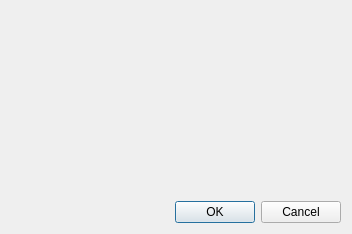
<?xml version="1.0" encoding="UTF-8"?>
<ui version="4.0">
 <class>LJAccountConfigurationDialog</class>
 <widget class="QDialog" name="LJAccountConfigurationDialog">
  <property name="geometry">
   <rect>
    <x>0</x>
    <y>0</y>
    <width>352</width>
    <height>234</height>
   </rect>
  </property>
  <property name="windowTitle">
   <string>Create account</string>
  </property>
  <layout class="QGridLayout" name="gridLayout">
   <item row="1" column="0">
    <widget class="QDialogButtonBox" name="buttonBox">
     <property name="orientation">
      <enum>Qt::Horizontal</enum>
     </property>
     <property name="standardButtons">
      <set>QDialogButtonBox::Cancel|QDialogButtonBox::Ok</set>
     </property>
    </widget>
   </item>
   <item row="0" column="0">
    <widget class="LC::Blogique::Metida::LJAccountConfigurationWidget" name="ConfWidget_" native="true"/>
   </item>
  </layout>
 </widget>
 <customwidgets>
  <customwidget>
   <class>LC::Blogique::Metida::LJAccountConfigurationWidget</class>
   <extends>QWidget</extends>
   <header>ljaccountconfigurationwidget.h</header>
   <container>1</container>
  </customwidget>
 </customwidgets>
 <resources/>
 <connections>
  <connection>
   <sender>buttonBox</sender>
   <signal>accepted()</signal>
   <receiver>LJAccountConfigurationDialog</receiver>
   <slot>accept()</slot>
   <hints>
    <hint type="sourcelabel">
     <x>248</x>
     <y>254</y>
    </hint>
    <hint type="destinationlabel">
     <x>157</x>
     <y>274</y>
    </hint>
   </hints>
  </connection>
  <connection>
   <sender>buttonBox</sender>
   <signal>rejected()</signal>
   <receiver>LJAccountConfigurationDialog</receiver>
   <slot>reject()</slot>
   <hints>
    <hint type="sourcelabel">
     <x>316</x>
     <y>260</y>
    </hint>
    <hint type="destinationlabel">
     <x>286</x>
     <y>274</y>
    </hint>
   </hints>
  </connection>
 </connections>
</ui>
